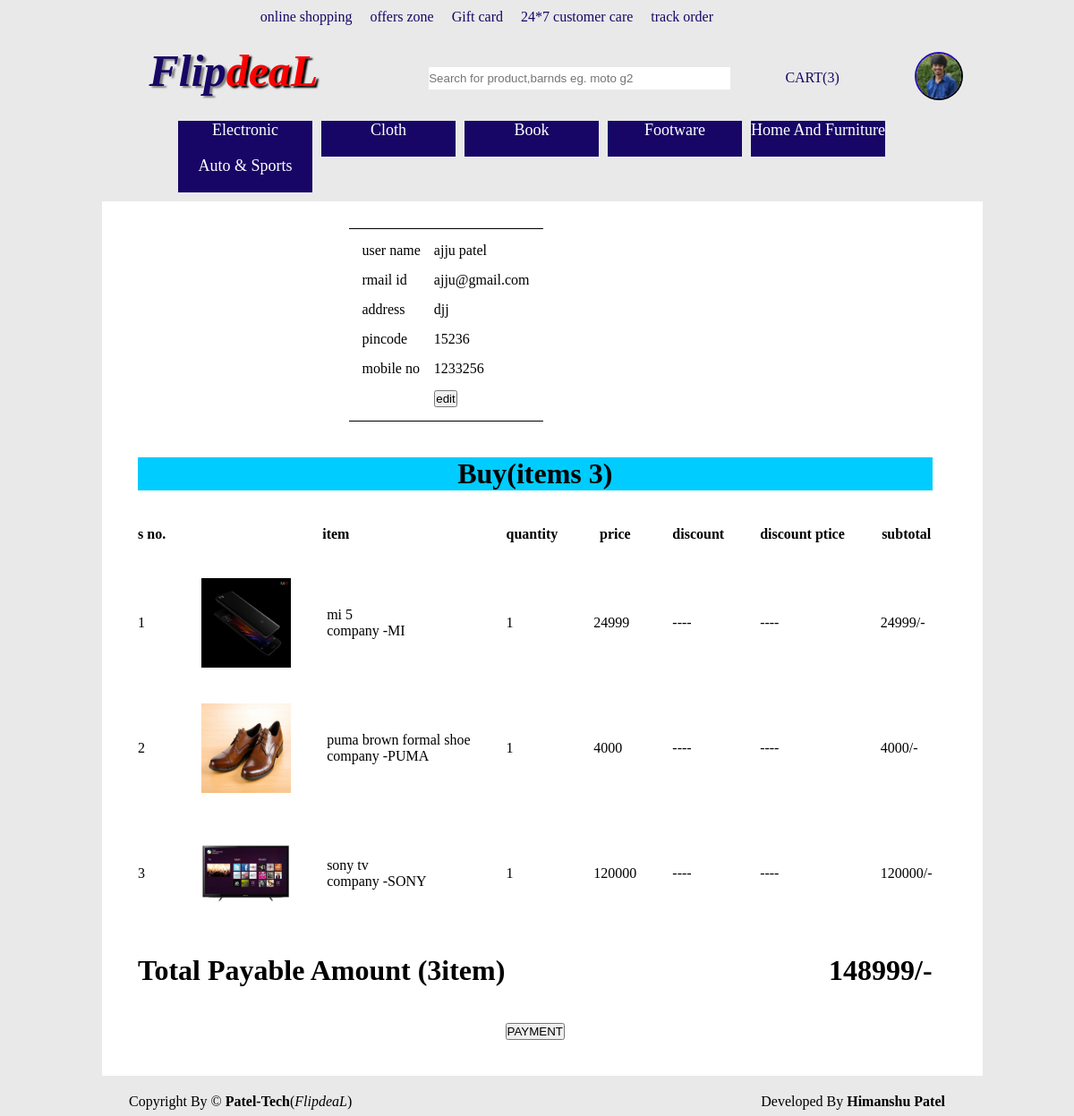
The page /buy.php (signed in) on the database its author committed.
### tables this page shows
CREATE TABLE IF NOT EXISTS `user_regi` (
  `uid` int(11) NOT NULL AUTO_INCREMENT,
  `fname` varchar(80) NOT NULL,
  `lname` varchar(50) NOT NULL,
  `gender` varchar(1) NOT NULL,
  `dob` date NOT NULL,
  `uname` varchar(80) NOT NULL,
  `uemail` varchar(80) NOT NULL,
  `upass` varchar(20) NOT NULL,
  `address` text NOT NULL,
  `state` varchar(50) NOT NULL,
  `pincode` int(6) NOT NULL,
  `mob` int(10) NOT NULL,
  `uimg` varchar(100) NOT NULL,
  UNIQUE KEY `uid` (`uid`)
);

CREATE TABLE IF NOT EXISTS `categori` (
  `catid` int(11) NOT NULL AUTO_INCREMENT,
  `catname` varchar(80) NOT NULL,
  `cattype` varchar(50) NOT NULL,
  `prim` int(11) NOT NULL,
  `catimage` varchar(100) NOT NULL,
  PRIMARY KEY (`catid`)
);

CREATE TABLE IF NOT EXISTS `cart` (
  `cartid` int(11) NOT NULL AUTO_INCREMENT,
  `userid` int(11) NOT NULL,
  `ptdid` int(11) NOT NULL,
  `quantity` int(11) NOT NULL,
  `status` varchar(20) NOT NULL,
  PRIMARY KEY (`cartid`)
);

CREATE TABLE IF NOT EXISTS `product` (
  `ptdid` int(11) NOT NULL AUTO_INCREMENT,
  `catid` int(11) NOT NULL,
  `companyid` int(11) NOT NULL,
  `pdtname` varchar(80) NOT NULL,
  `price` int(11) NOT NULL,
  `stock` int(11) NOT NULL,
  `company` varchar(80) NOT NULL,
  `feature` text NOT NULL,
  `pdtimage` varchar(80) NOT NULL,
  `al_date` bigint(20) NOT NULL,
  PRIMARY KEY (`ptdid`)
);

CREATE TABLE IF NOT EXISTS `comapny` (
  `compid` int(11) NOT NULL AUTO_INCREMENT,
  `compname` varchar(20) NOT NULL,
  `compdetails` text NOT NULL,
  `catid` int(11) NOT NULL,
  `complogo` varchar(80) NOT NULL,
  `displayname` varchar(80) NOT NULL,
  PRIMARY KEY (`compid`)
);

### buy.php (the view, shortened to what this page needs)
<?php
$total=0;
include("header1.php");
include("dbconnect.php");
if(isset($_SESSION['uid']))
{ if(isset($_SESSION['user']))
{
$uinfo1=mysqli_query($con,"select * from user_regi where uid='$uid'");
$uinfo=mysqli_fetch_array($uinfo1);
?><div class="guli"><ul><li>
<table align="center" border="0" cellspacing="15">
<tr><td>user name</td><td><?php echo $uinfo[1]." ".$uinfo[2]; ?></td></tr>
<tr><td>rmail id</td><td><?php echo $uinfo[6]; ?></td></tr>
<tr><td>address</td><td><?php echo $uinfo[8]; ?></td></tr>
<tr><td>pincode</td><td><?php echo $uinfo[10]; ?></td></tr>
<tr><td>mobile no</td><td><?php echo $uinfo[11]; ?></td>
</tr>
<tr><td colspan="2" align="center"><a href="profile.php"><input type="button" value="edit" /></a></td></tr>
</table></li></ul></div>
<?php }} ?>
<table align="center"  border="0" cellspacing="40">
<?php
if(isset($_SESSION['uid']))
{if(isset($_SESSION['user']))
{$n=mysqli_query($con,"select count(*) from cart where userid='$uid'");
$n1=mysqli_fetch_array($n);
$x=mysqli_query($con,"select cart.ptdid,quantity,companyid,pdtname,price,pdtimage,cartid from cart left join product on cart.ptdid=product.ptdid where cart.userid='$uid';");
?>
<tr><th id="no_item" bgcolor="#00CCFF" colspan="8"><h1><?php echo "Buy(items&nbsp;".$n1[0].")"; ?></h1></th></tr>
<tr><th>s no.</th><th colspan="2">item</th><th>quantity</th><th>price</th><th>discount</th><th>discount ptice</th><th>subtotal</th></tr>
<?php
for($i=0;$i<$n1[0];$i++)
{ $x1=mysqli_fetch_array($x);
  $comp=mysqli_query($con,"select displayname from comapny where compid='$x1[2]'");
  $comp1=mysqli_fetch_array($comp);
  echo "<tr><td>".($i+1)."</td>";
  echo "<td>";
  echo "<img width='100' height='100' src='.\\productlogo\\$x1[5]'>";
  echo "</td>";
  echo "<td>";
  echo $x1[3]."</br>company -".$comp1[0];
   echo "<td>".$x1[1]."</td>";
   echo "<td>".$x1[4]."</td>";
   $ds1=mysqli_query($con,"select * from offer where pdtid=$x1[0]");
  $ds=mysqli_fetch_array($ds1);
  $a=time();
$da1=date("Y-m-d",$a);
$da3=date_create($da1);
$da2=date("Y-m-d",$ds[4]);
$da4=date_create($da2);
$df=date_diff($da4,$da3);
$s=$df->format("%a");
  if($ds[2]!=NULL)
{
	if($ds[3]>$s)
	{
$dp=$x1[4]-($x1[4]*$ds[2]/100);
echo "<td>$ds[2]%</td>";
echo "<td>$dp/-</td>";
}
else
{
	$dp=$x1[4];
	echo "<td>----</td><td>----</td>";
}
}
else
{
	$dp=$x1[4];
	echo "<td>----</td><td>----</td>";
}
  $subtotal=$dp*$x1[1];
  echo "<td>".$subtotal."/-</td>";
  $total=$total+$subtotal;
}
}
else
{echo "<tr><th id='no_item' bgcolor='#00CCFF'>cart(0)</th></tr>";
}}
?>
<tr><td colspan="5" align="left">
<div id="total"><h1>total payable amount <?php echo "(".$n1[0]."item) ";?> </h1></td><td colspan="3" align="right"><h1><?php echo $total; ?>/-</h1></div></td></tr>
<td colspan="8" align="center">
<form action="paymode.php" method="get">
<input type="submit" value="PAYMENT" />
</form>
</td>
<?php include("footer.php"); ?>

### header1.php (shortened to what this page needs)
<!DOCTYPE html PUBLIC "-//W3C//DTD XHTML 1.0 Transitional//EN" "http://www.w3.org/TR/xhtml1/DTD/xhtml1-transitional.dtd">
<html xmlns="http://www.w3.org/1999/xhtml">
<head>
<link href="style.css" type="text/css" rel="stylesheet" />
<link href="SpryAssets/SpryMenuBarHorizontal.css" rel="stylesheet" type="text/css" />
<link href="SpryAssets/SpryMenuBarVertical.css" rel="stylesheet" type="text/css" />
<link href="SpryAssets/SpryMenuBarHorizontal.css" rel="stylesheet" type="text/css" />
</head>
<body>
   <div id="main">
<div id="head">
<div id="upperstrip">
<div id="headstrip">
<ul>
<li><a href="mainpage.php?t=0">online shopping</a></li>
<li><a href="sell.php">offers zone</a></li>
<li><a href="giftcard.php">Gift card</a></li>
<li><a href="#">24*7 customer care</a></li>
<li><a href="#">track order</a></li>
</ul>
</div>
<div id="headContainer">
<div class="hc" id="hc">
    <h3><i>&nbsp;Flip</i></h3><H4><i>deaL</i></H4>
</div>
<div class="hc" id="hc"><div id="search">
<form action="searchitem.php" method="get">
<input type="search" name="search" maxlength="100" size="40" id="sreach" placeholder="Search for product,barnds eg. moto g2" onkeyup="searchitem();"/>&nbsp;&nbsp;</div>
</div>
<div class="hc" id="hc">
<div id="userinfo">
<?php
if(isset($_SESSION['user']))
{
 if(($_SESSION['user']!="admin") )
{
	if(($_SESSION['user']!="courier_babu"))
	{
	if(isset($_SESSION['uid']))
{
include("dbconnect.php");
$ud=$_SESSION['uid'];
$user1=mysqli_query($con,"select * from user_regi where uid=$ud");
$user=mysqli_fetch_array($user1);
?>
  <ul id="MenuBar2" class="MenuBarHorizontal" >
    <li><a class="MenuBarItemSubmenu" href="#"><?php
	echo "<img src='.\\userimg\\$user[12]' width='50' height='50' id='pimg'/><br>";
	 ?></a>
    </li>
    <?php }}}
	}?>
</div>
<div id="cart">
<a href="cart.php">CART(<?php include("dbconnect.php");
if(isset($_SESSION['user']))
{if(isset($_SESSION['uid']))
{$uid=$_SESSION['uid'];
$n=mysqli_query($con,"select count(*) from cart where userid='$uid'");
$n1=mysqli_fetch_array($n);
echo $n1[0];
}
else
{ echo '0';}
}
else
{ echo '0';}
?>)</a>
</div>
</div>
</div>
<div id="subcat">
<?php
include("dbconnect.php");
$y=mysqli_query($con,"select count(*) from categori where prim='0';");
$y1=mysqli_fetch_array($y);
$y2=$y1[0];
$q=mysqli_query($con,"select catname,catid from categori where prim='0';");
echo "<ul id='subbar1' class='Menusubbar' aling='center'>";
for($i=0;$i<$y2;$i++)
{
$q1=mysqli_fetch_array($q);
echo "<a href='subcat2.php?t=$q1[1]'><li>$q1[0]</li></a>";
}
echo "</ul>";
?>
</div>
    </div>
<div id="body" >

### style.css (style rules this page uses)
* { margin:auto; padding:0px; margin: 0px; }
#headstrip { width: 80%; float: right; height: 40px; margin-left: 100px; margin-right: 50px; }
#headstrip ul { width:100%; list-style:none; }
#headstrip ul li { float:left; margin-left:20px; height: 30px; }
#headstrip ul li a { text-decoration:none; background-color:#E9E9E9; color: #170666; border-style:2px outset #E9E9E9; text-decoration:none; }
#headContainer { float:right; width: 100%; height: 85px; }
#hc { alignment-adjust:central; float: left; width: 30%; margin-left: 30px; }
#hc h3 { float: left; color: #170666; font-size: 50px; font-family: cursive; font-weight: bolder; text-shadow: 3px 2px 2px grey; }
#hc h4 { float: left; color:#F00; font-size: 50px; font-family:cursive; font-weight:bolder; text-shadow: 3px 2px 2px black; }
#pimg { border-radius: 50px; margin-left: 10px; border: 2.5px #170666; border-style: outset; }
#userinfo { float:right; width: 100px; height: 75px; }
#search form input { margin-top: 25px; height: 25px; margin-left: 0px; border: 5px; }
#cart { float:left; margin-left: 70px; margin-top: 25px; color: #170666; border-style: solid; border-color: #E9E9E9; background-color: #E9E9E9; }
#cart a { text-decoration: none; color: #170666; font-weight: normal; }
#main { width: 100%; float: left; background-color:#E9E9E9; }
#head { background-color:#FFF; float:left; width:82%; margin-left:9.5%; }
#subcat { float: left; width: 100%; align-items: center; margin-left: 20px; }
#upperstrip { float: left; width: 100%; border-style: solid; border-color: #E9E9E9; border-style:solid; background-color:#E9E9E9; border-width: 10px; }
#body { float: left; width: 100%; }
#subbar1 li { float: left; border: 2px solid; border:#170666; margin-left: 10px; background-color: #170666; width: 150px; height: 40px; text-transform: capitalize; }
#subbar1 { list-style: none; margin-left: 45px; }
#subbar1 a li { text-decoration: none; color: white; font-size: 18PX; text-align: center; }
.guli { float: left; align-content: center; align-self: center; margin-left: 28%; }
.guli ul { list-style: none; margin-top: 30px; }
.guli ul li { border-bottom: 1px solid black; border-top: 1px solid black; }
#total h1 { align-self: center; text-transform: capitalize; }

### SpryAssets/SpryMenuBarHorizontal.css (style rules this page uses)
ul.MenuBarHorizontal { margin: 0; padding: 0; list-style-type: none; font-size: 100%; cursor: default; width: auto; }
ul.MenuBarHorizontal li { margin: 0; padding: 0; list-style-type: none; font-size: 100%; position: relative; text-align:left; cursor: pointer; width: 6em; float: left; }
ul.MenuBarHorizontal a { display: block; cursor: pointer; background-color: #E9E9E9; padding: 0.5em 0.75em; color: #333; text-decoration: none; }
ul.MenuBarHorizontal a.MenuBarItemSubmenu { background-repeat: no-repeat; background-position: 95% 50%; }

### rows shown on the page
user_regi: uimg (picture), fname "ajju", lname "patel", uemail "ajju@gmail.com", address "djj", pincode "15236", mob "1233256"
categori: catname "Electronic"
categori: catname "Cloth"
categori: catname "Book"
categori: catname "Footware"
categori: catname "Home And Furniture"
categori: catname "Auto & Sports"
cart: ptdid.pdtimage (picture), ptdid.pdtname "mi 5", comapny.displayname "MI", quantity "1", ptdid.price "24999"
cart: ptdid.pdtimage (picture), ptdid.pdtname "puma brown formal shoe", comapny.displayname "PUMA", quantity "1", ptdid.price "4000"
cart: ptdid.pdtimage (picture), ptdid.pdtname "sony tv", comapny.displayname "SONY", quantity "1", ptdid.price "120000"

### other values the page prints
$n1[0] "3"
$total "148999"
